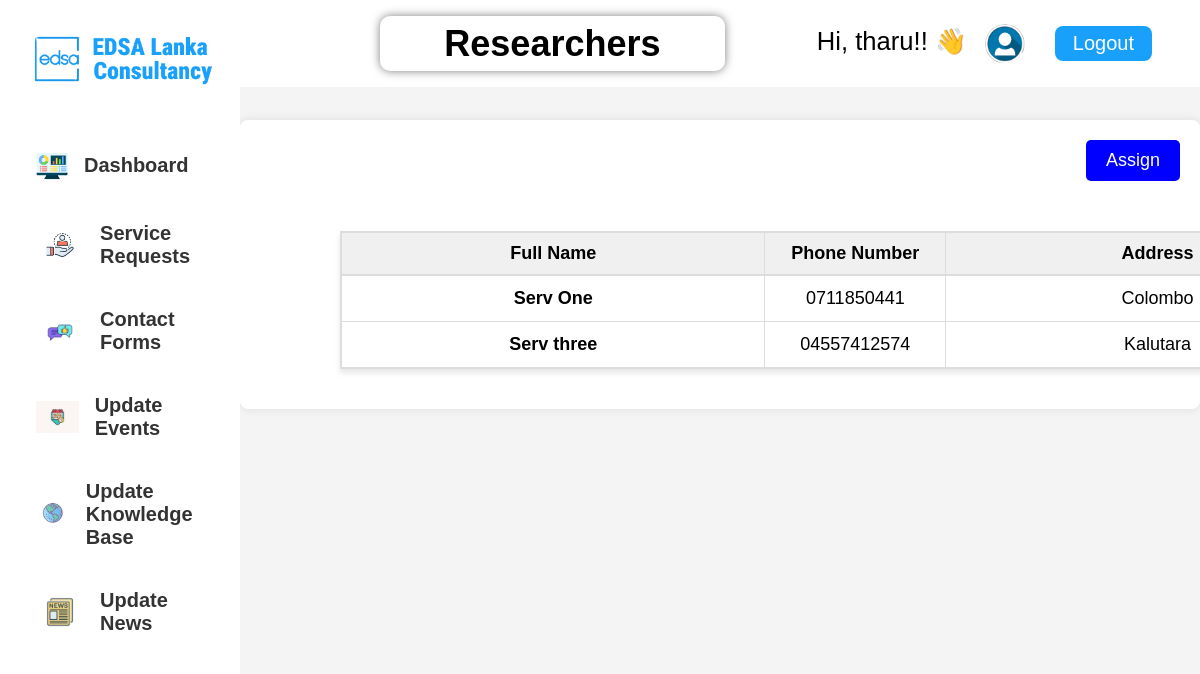
Page /companyworkers/servicerequest/reaserch.php (signed in) on the committed database.
### tables this page shows
CREATE TABLE `serviceproviders` (
  `provider_id` int(11) NOT NULL,
  `username` varchar(255) NOT NULL,
  `password` varchar(255) NOT NULL,
  `email` varchar(255) NOT NULL,
  `full_name` varchar(255) DEFAULT NULL,
  `phone` varchar(20) DEFAULT NULL,
  `address` text DEFAULT NULL,
  `field` varchar(255) NOT NULL,
  `speciality` varchar(255) DEFAULT NULL,
  `created_at` timestamp NOT NULL DEFAULT current_timestamp()
);

### companyworkers/servicerequest/reaserch.php (the view, shortened to what this page needs)
<?php
  require_once '../../config/config.php';
  $username = $_SESSION['username'];
?>
<!DOCTYPE html>
<html lang="en">
<head>
  <link rel="stylesheet" href="servicerequest.css">
  <link rel="stylesheet" href="../sidebar.css">
</head>
<body>
  <div class="container">
    <div class="sidebar">
      <div class="logo">
        <img src="../images/logo.png" alt="EDSA Lanka Consultancy Logo">
      </div>
      <ul class="menu">
        <li>
        <a href="../dashboard/dashboard.php">
            <button>
              <img src="../images/dashboard.png" alt="Dashboard">
              Dashboard
            </button>
          </a>
        </li>
        <li>
          <a href="../servicerequest.php">
            <button>
              <img src="../images/service.jpg" alt="servicerequest">
              Service Requests
            </button>
          </a>
        </li>
        <li>
          <a href="../contactforums/contactforum.html">
            <button>
              <img src="../images/contact forms.jpg" alt="contactforms">
              Contact Forms
            </button>
          </a>
        </li>
        <li>
          <a href="../updateevents/updateevents.php">
            <button>
              <img src="../images/events.jpg" alt="events">
              Update Events
            </button>
          </a>
        </li>
        <li>
          <a href="../updateknowlgebase/initial.php">
          <button>
            <img src="../images/knowlegdebase.jpg" alt="knowldgedebase">
            Update Knowledge Base
          </button>
          </a>
        </li>
        <li>
          <a href="../updatenews/initial.php">
          <button>
            <img src="../images/news.jpg" alt="News">
            Update News
          </button>
          </a>
        </li>
      </ul>
    </div>
    <div class="main-wrapper">
      <div class="navbar">
      <div class="controls card1">
            <h1>Researchers</h1>
        </div>
        <div class="profile">
          <p>Hi, <?php echo $username ?>!! 👋</p>
          <a href="../SP_Profile/Profile.html">
            <img src="../images/user.png" alt="Profile">
          </a>
        </div>
        <a href="../../Login/Logout.php" class="logout">Logout</a>
      </div>
      <div class="main-container">
      <div style="text-align: right;">
        <input type="submit" value="Assign" name="submit" class="submit-button">
      </div>
      <div class="table-container">
      <table class="table table-hover">
        <thead>
        <tr>
    <th scope="col" style="width: 25%;">Full Name</th>
    <th scope="col" style="width: 10%;">Phone Number</th>
    <th scope="col" style="width: 25%;">Address</th>
</tr>
</thead>
<tbody>
    <?php
    $sql = "SELECT * FROM serviceproviders WHERE speciality = 'Research'";
    $result = mysqli_query($conn, $sql);
    if ($result) {
        while ($row = mysqli_fetch_assoc($result)) {
            $full_name = $row['full_name'];
            $phone = $row['phone'];
            $address = $row['address'];
            $unique_id = uniqid();
            echo '<tr>
                <th scope="row">' . $full_name . '</th>
                <td>' . $phone . '</td>
                <td>' . $address . '</td>
                <td>
                    <label for="' . $unique_id . '" class="checkbox-label">
                        <input type="checkbox" id="' . $unique_id . '" name="action[]" value="' . $full_name . '" class="hidden-checkbox">
                        <span class="custom-checkbox"></span>
                    </label>
                </td>
            </tr>';
        }
    }
    ?>
</tbody>
      </div>
  </div>
  </div>
  </div>
</body>
</html>

### companyworkers/servicerequest/servicerequest.css (style rules this page uses)
.table-container { width: 90%; overflow-x: auto; margin-bottom: 20px; }
.table { width: 100%; border-collapse: collapse; min-width: 600px; }
.table th, .table td { padding: 12px 15px; text-align: left; border-bottom: 1px solid #ddd; }
.table thead tr { background-color: #f8f9fa; border-bottom: 2px solid #ddd; }
.main-container { padding: 20px; width: 100%; box-sizing: border-box; }
.main-wrapper { flex: 1; display: flex; flex-direction: column; overflow-x: hidden; }

### companyworkers/sidebar.css (style rules this page uses)
* { margin: 0; padding: 0; box-sizing: border-box; }
body { font-family: Arial, sans-serif; background-color: #f4f4f4; min-height: 100vh; }
.container { display: flex; width: 100%; }
.sidebar { background-color: white; width: 20vw; padding: 3vh; display: flex; flex-direction: column; align-items: center; position: fixed; height: 100vh; }
.sidebar .logo img { width: 100%; max-width: 20vw; margin-bottom: 5vh; }
.menu { list-style: none; width: 100%; }
.menu li { margin-bottom: 2vh; }
.menu a { text-decoration: none; }
.menu button { display: flex; align-items: center; font-size: 2.5vh; font-weight: bold; width: 100%; padding: 1.5vh; color: #333; background-color: #fff; border: none; cursor: pointer; text-align: left; border-radius: 1vh; gap: 1vh; text-decoration: none; }
.menu img { width: auto; height: 4vh; object-fit: contain; margin-right: 1vh; }
.navbar { width: 80vw; background-color: white; color: #18A0FB; margin-left: 0; padding: 2vh 4vw; position: fixed; z-index: 2; display: flex; justify-content: flex-end; align-items: center; }
.navbar a { color: #18A0FB; text-decoration: none; font-size: 2.5vh; padding: 0.8vh 1.5vw; margin-left: 1.5vw; border-radius: 1vh; display: flex; align-items: center; justify-content: center; }
.navbar a img { max-width: 100%; max-height: 100%; width: 5vh; height: 5vh; border-radius: 50%; }
.profile { display: flex; align-items: center; margin-right: 1vw; }
.profile a { padding: 0; background-color: #fff; border: none; cursor: pointer; border-radius: 50%; width: 5vh; height: 5vh; display: flex; justify-content: center; align-items: center; }
.logout { background-color: #18A0FB; color: white !important; }
.main-wrapper { width: 80vw; margin-left: 20vw; flex-direction: row; justify-content: center; }
.main-container { max-width: 100%; margin: 5vh; background: #fff; padding: 20px; border-radius: 8px; box-shadow: 0 0 10px rgba(0, 0, 0, 0.1); align-items: center; justify-content: center; margin-top: 15vh; }
.submit-button { font-size: 18px; color: white; background-color: blue; padding: 10px 20px; border: none; border-radius: 5px; cursor: pointer; transition: 0.3s ease; }
.table-container { max-height: 800px; overflow-y: auto; border: 1px solid #ddd; margin-top: 50px; box-shadow: 0px 4px 6px rgba(0, 0, 0, 0.1); width: 1200px; align-items: center; justify-content: center; justify-items: center; margin-left: 80px; }
.table { width: 100%; border-collapse: collapse; border-spacing: 0; font-size: 18px; text-align: left; }
.table thead th { background-color: #f0f0f0; color: rgb(0, 0, 0); padding: 10px; border: 1px solid #ddd; text-align: center; }
.table tbody tr:nth-child(odd) { background-color: #ffffff; }
.table tbody tr:nth-child(even) { background-color: #ffffff; }
.table td, .table th { padding: 10px; border: 1px solid #ddd; text-align: center; vertical-align: middle; }
p { font-size: 1.6rem; margin-bottom: 5px; color: #000000; }
.controls { width: 40%; height: 55px; padding: 20px; display: flex; flex-direction: column; justify-content: space-between; align-items: center; justify-content: center; background-color: #fff; margin: auto; border-radius: 8px; }
.card1 { box-shadow: 0 0 10px rgba(0, 0, 0, 0.5); color: #000000; background-repeat: no-repeat; background-size: cover; font-size: 18px; border-radius: 10px; }

### rows in the picture
serviceproviders: full_name "Serv One", phone "0711850441", address "Colombo"
serviceproviders: full_name "Serv three", phone "04557412574", address "Kalutara"

### other values in the picture
$username "tharu"
